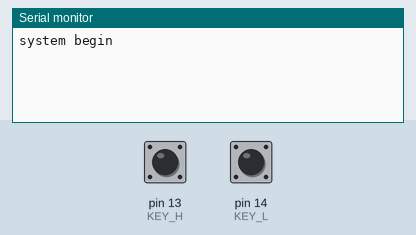
A sketch run on a simulated Arduino Uno, built with avr-gcc and run on an emulated ATmega328P. Shown: the last lines printed to the serial monitor. The inputs (shaded band) are chosen by the test bench; at power-on: pin 13 (KEY_H) LOW, pin 14 (KEY_L) HIGH.

Above: at 1.2 s.
1.3 s: pin 13 (KEY_H) pulled HIGH for 0.15 s
At 2.1 s:
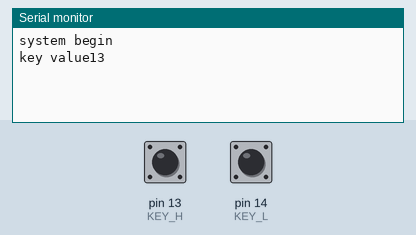
2.9 s: pin 14 (KEY_L) pulled LOW for 0.15 s
At 4.5 s:
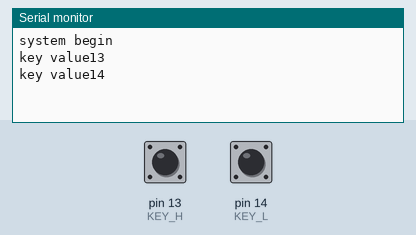

The sketch:

button.ino
```cpp
/********************************* 深圳市航太电子有限公司 *******************************
* 实 验 名 ：按键实验
* 实验说明 ：
* 实验平台 ：arduino UNO R3 流行5号智能小车
* 连接方式 ：KEY_H 接 13 ， KEY_L 接 A0
* 注    意 ：注意查看arduino的电路图，一个高有效，一个低有效
* 作    者 ：航太电子产品研发部    QQ ：1909197536
* 店    铺 ：http://shop120013844.taobao.com/
****************************************************************************************/

//用户KEY
int KEY_L = 14;
int KEY_H = 13;
#define KEY_L_BIT digitalRead(KEY_L)
#define KEY_H_BIT digitalRead(KEY_H)

#define KEY_L_DOWN 0
#define KEY_H_DOWN 1

//读取键值，如果没读到返回 -1
int KeyScan(void)
{
	int value = -1;
	if(KEY_L_DOWN == KEY_L_BIT)
	{
		delay(5);//delay for a while
		if(KEY_L_DOWN == KEY_L_BIT)
		{
			value = KEY_L;
		}
		while(KEY_L_DOWN == KEY_L_BIT);
	}

	if(KEY_H_DOWN == KEY_H_BIT)
	{
		delay(5);//delay for a while
		if(KEY_H_DOWN == KEY_H_BIT)
		{
			value = KEY_H;
		}
		while(KEY_H_DOWN == KEY_H_BIT);
	}
	return value;
}

void setup() {
  Serial.begin(9600);
  pinMode(KEY_L, INPUT_PULLUP);
  pinMode(KEY_H, INPUT);
  Serial.println("system begin\r\n");
}

void loop() {
	int key_value;
	key_value = KeyScan();
	if(key_value != -1)
	{
		Serial.print("key value");
		Serial.println(key_value);
	}

}
```

Measured:
- after the input at 1.3 s, the serial monitor: prints a new line after 0.15 s (image 1)
- after the input at 2.9 s, the serial monitor: prints a new line after 0.15 s (image 2)
